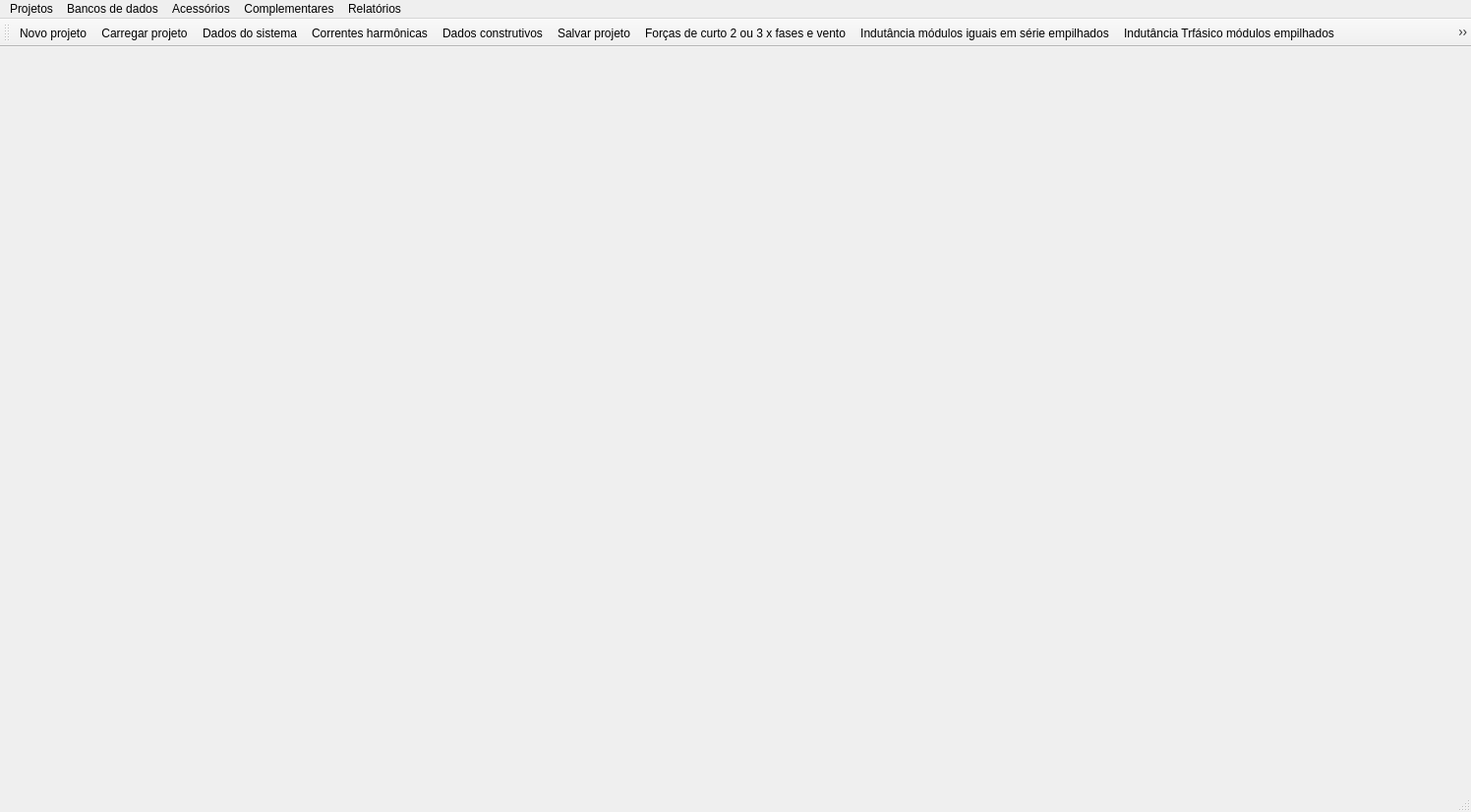
<?xml version="1.0" encoding="UTF-8"?>
<ui version="4.0">
 <class>BreeReactorMainWindow</class>
 <widget class="QMainWindow" name="BreeReactorMainWindow">
  <property name="geometry">
   <rect>
    <x>0</x>
    <y>0</y>
    <width>1496</width>
    <height>826</height>
   </rect>
  </property>
  <property name="windowTitle">
   <string>bree Reactor Design</string>
  </property>
  <property name="windowIcon">
   <iconset resource="../img/bree.qrc">
    <normaloff>:/bree/magnet32.png</normaloff>:/bree/magnet32.png</iconset>
  </property>
  <widget class="QWidget" name="centralwidget">
   <layout class="QHBoxLayout" name="horizontalLayout">
    <item>
     <widget class="QLabel" name="labelImage">
      <property name="text">
       <string/>
      </property>
      <property name="scaledContents">
       <bool>true</bool>
      </property>
     </widget>
    </item>
   </layout>
  </widget>
  <widget class="QMenuBar" name="menubar">
   <property name="geometry">
    <rect>
     <x>0</x>
     <y>0</y>
     <width>1496</width>
     <height>21</height>
    </rect>
   </property>
   <widget class="QMenu" name="menuProjetos">
    <property name="title">
     <string>Projetos</string>
    </property>
    <addaction name="actionNovo_projeto"/>
    <addaction name="actionCarregar_projeto"/>
    <addaction name="actionDados_do_sistema"/>
    <addaction name="actionCorrentes_harm_nicas"/>
    <addaction name="actionDados_construtivos"/>
    <addaction name="actionFim"/>
    <addaction name="actionSalvar_projeto"/>
   </widget>
   <widget class="QMenu" name="menuBancos_de_dados">
    <property name="title">
     <string>Bancos de dados</string>
    </property>
    <addaction name="actionProjetos"/>
    <addaction name="actionCondutores"/>
    <addaction name="actionMateriais"/>
    <addaction name="actionEspessuras_das_fibras"/>
    <addaction name="actionCruzetas"/>
   </widget>
   <widget class="QMenu" name="menuAcess_rios">
    <property name="title">
     <string>Acessórios</string>
    </property>
    <addaction name="actionSe_o_de_taps"/>
    <addaction name="actionAn_is_de_perdas"/>
    <addaction name="actionIsoladores_Hardware"/>
   </widget>
   <widget class="QMenu" name="menuComplementares">
    <property name="title">
     <string>Complementares</string>
    </property>
    <addaction name="actionMateriais_e_custos"/>
    <addaction name="actionIndut_ncia_3_x_Fases"/>
    <addaction name="actionIndut_ncia_m_dulos_iguais_em_s_rie_empilhados"/>
    <addaction name="actionFor_as_de_curto_e_vento"/>
    <addaction name="actionS_smico"/>
    <addaction name="actionCampo_magn_tico"/>
   </widget>
   <widget class="QMenu" name="menuRelat_rios">
    <property name="title">
     <string>Relatórios</string>
    </property>
    <addaction name="actionCustos"/>
   </widget>
   <addaction name="menuProjetos"/>
   <addaction name="menuBancos_de_dados"/>
   <addaction name="menuAcess_rios"/>
   <addaction name="menuComplementares"/>
   <addaction name="menuRelat_rios"/>
  </widget>
  <widget class="QStatusBar" name="statusbar"/>
  <widget class="QToolBar" name="toolBar">
   <property name="windowTitle">
    <string>toolBar</string>
   </property>
   <attribute name="toolBarArea">
    <enum>TopToolBarArea</enum>
   </attribute>
   <attribute name="toolBarBreak">
    <bool>false</bool>
   </attribute>
   <addaction name="actionNovo_projeto"/>
   <addaction name="actionCarregar_projeto"/>
   <addaction name="actionDados_do_sistema"/>
   <addaction name="actionCorrentes_harm_nicas"/>
   <addaction name="actionDados_construtivos"/>
   <addaction name="actionSalvar_projeto"/>
   <addaction name="actionFor_as_de_curto_e_vento"/>
   <addaction name="actionIndut_ncia_m_dulos_iguais_em_s_rie_empilhados"/>
   <addaction name="actionIndut_ncia_3_x_Fases"/>
   <addaction name="actionEspessuras_das_fibras"/>
   <addaction name="actionCruzetas"/>
   <addaction name="actionIsoladores_Hardware"/>
   <addaction name="actionS_smico"/>
   <addaction name="actionSe_o_de_taps"/>
   <addaction name="actionAn_is_de_perdas"/>
   <addaction name="actionMateriais_e_custos"/>
  </widget>
  <action name="actionNovo_projeto">
   <property name="icon">
    <iconset resource="../img/bree.qrc">
     <normaloff>:/bree/blue-document.png</normaloff>:/bree/blue-document.png</iconset>
   </property>
   <property name="text">
    <string>Novo projeto</string>
   </property>
  </action>
  <action name="actionCondutores">
   <property name="text">
    <string>Condutores</string>
   </property>
  </action>
  <action name="actionMateriais">
   <property name="text">
    <string>Materiais...</string>
   </property>
  </action>
  <action name="actionProjetos">
   <property name="text">
    <string>Projetos</string>
   </property>
  </action>
  <action name="actionFim">
   <property name="icon">
    <iconset resource="../img/bree.qrc">
     <normaloff>:/bree/cross.png</normaloff>:/bree/cross.png</iconset>
   </property>
   <property name="text">
    <string>Fim</string>
   </property>
  </action>
  <action name="actionDados_do_sistema">
   <property name="icon">
    <iconset resource="../img/bree.qrc">
     <normaloff>:/bree/glass_characteristics_electrical_insulation_yarns.png</normaloff>:/bree/glass_characteristics_electrical_insulation_yarns.png</iconset>
   </property>
   <property name="text">
    <string>Dados do sistema...</string>
   </property>
  </action>
  <action name="actionDados_construtivos">
   <property name="icon">
    <iconset resource="../img/bree.qrc">
     <normaloff>:/bree/ruler.png</normaloff>:/bree/ruler.png</iconset>
   </property>
   <property name="text">
    <string>Dados construtivos</string>
   </property>
  </action>
  <action name="actionCarregar_projeto">
   <property name="icon">
    <iconset resource="../img/bree.qrc">
     <normaloff>:/bree/document-sticky-note.png</normaloff>:/bree/document-sticky-note.png</iconset>
   </property>
   <property name="text">
    <string>Carregar projeto</string>
   </property>
  </action>
  <action name="actionSalvar_projeto">
   <property name="icon">
    <iconset resource="../img/bree.qrc">
     <normaloff>:/bree/folder-open-document.png</normaloff>:/bree/folder-open-document.png</iconset>
   </property>
   <property name="text">
    <string>Salvar projeto</string>
   </property>
  </action>
  <action name="actionCorrentes_harm_nicas">
   <property name="icon">
    <iconset resource="../img/bree.qrc">
     <normaloff>:/bree/table.png</normaloff>:/bree/table.png</iconset>
   </property>
   <property name="text">
    <string>Correntes harmônicas</string>
   </property>
  </action>
  <action name="actionSe_o_de_taps">
   <property name="icon">
    <iconset resource="../img/bree.qrc">
     <normaloff>:/bree/sair-alt.png</normaloff>:/bree/sair-alt.png</iconset>
   </property>
   <property name="text">
    <string>Seção de taps</string>
   </property>
  </action>
  <action name="actionAn_is_de_perdas">
   <property name="icon">
    <iconset resource="../img/bree.qrc">
     <normaloff>:/bree/ring.png</normaloff>:/bree/ring.png</iconset>
   </property>
   <property name="text">
    <string>Anéis de perdas</string>
   </property>
  </action>
  <action name="actionIsoladores_Hardware">
   <property name="icon">
    <iconset resource="../img/bree.qrc">
     <normaloff>:/bree/Tr202 vf.png</normaloff>:/bree/Tr202 vf.png</iconset>
   </property>
   <property name="text">
    <string>Isoladores &amp; Hardware</string>
   </property>
  </action>
  <action name="actionFor_as_de_curto_e_vento">
   <property name="icon">
    <iconset resource="../img/bree.qrc">
     <normaloff>:/bree/monofásico.png</normaloff>:/bree/monofásico.png</iconset>
   </property>
   <property name="text">
    <string>Forças de curto 2 ou 3 x fases e vento</string>
   </property>
  </action>
  <action name="actionS_smico">
   <property name="icon">
    <iconset resource="../img/bree.qrc">
     <normaloff>:/bree/tremor-de-terra.png</normaloff>:/bree/tremor-de-terra.png</iconset>
   </property>
   <property name="text">
    <string>Sísmico</string>
   </property>
  </action>
  <action name="actionCampo_magn_tico">
   <property name="icon">
    <iconset resource="../img/bree.qrc">
     <normaloff>:/bree/magnet32.png</normaloff>:/bree/magnet32.png</iconset>
   </property>
   <property name="text">
    <string>Campo magnético</string>
   </property>
  </action>
  <action name="actionIndut_ncia_3_x_Fases">
   <property name="icon">
    <iconset resource="../img/bree.qrc">
     <normaloff>:/bree/trifásico.png</normaloff>:/bree/trifásico.png</iconset>
   </property>
   <property name="text">
    <string>Indutância Trfásico módulos empilhados</string>
   </property>
  </action>
  <action name="actionMateriais_e_custos">
   <property name="icon">
    <iconset resource="../img/bree.qrc">
     <normaloff>:/bree/counter.png</normaloff>:/bree/counter.png</iconset>
   </property>
   <property name="text">
    <string>Materiais e custos</string>
   </property>
  </action>
  <action name="actionCustos">
   <property name="text">
    <string>Custos</string>
   </property>
  </action>
  <action name="actionEspessuras_das_fibras">
   <property name="icon">
    <iconset resource="../img/bree.qrc">
     <normaloff>:/bree/glass_characteristics_higher_resistance_than_steel_yarns.png</normaloff>:/bree/glass_characteristics_higher_resistance_than_steel_yarns.png</iconset>
   </property>
   <property name="text">
    <string>Espessuras das fibras</string>
   </property>
  </action>
  <action name="actionCruzetas">
   <property name="icon">
    <iconset resource="../img/bree.qrc">
     <normaloff>:/bree/configuracoes.png</normaloff>:/bree/configuracoes.png</iconset>
   </property>
   <property name="text">
    <string>Cruzetas</string>
   </property>
  </action>
  <action name="actionIndut_ncia_m_dulos_iguais_em_s_rie_empilhados">
   <property name="icon">
    <iconset resource="../img/bree.qrc">
     <normaloff>:/bree/calculadora.png</normaloff>:/bree/calculadora.png</iconset>
   </property>
   <property name="text">
    <string>Indutância módulos iguais em série empilhados</string>
   </property>
  </action>
 </widget>
 <resources>
  <include location="../img/bree.qrc"/>
 </resources>
 <connections>
  <connection>
   <sender>actionFim</sender>
   <signal>destroyed()</signal>
   <receiver>BreeReactorMainWindow</receiver>
   <slot>close()</slot>
   <hints>
    <hint type="sourcelabel">
     <x>-1</x>
     <y>-1</y>
    </hint>
    <hint type="destinationlabel">
     <x>399</x>
     <y>299</y>
    </hint>
   </hints>
  </connection>
 </connections>
</ui>
